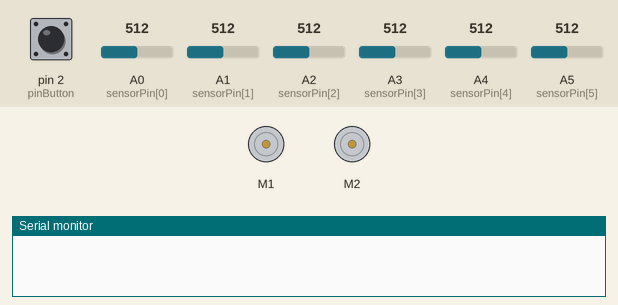
A sketch run on a simulated Arduino Uno, built with avr-gcc and run on an emulated ATmega328P. Parts: 2 × DC motor (green arrow = forward, orange = backward, longer = faster), the last lines printed to the serial monitor. Inputs (shaded band) come from the test bench; at power-on: pin 2 (pinButton) HIGH, A0 (sensorPin[0]) = 512, A4 (sensorPin[4]) = 512, A1 (sensorPin[1]) = 512, A2 (sensorPin[2]) = 512, A3 (sensorPin[3]) = 512, A5 (sensorPin[5]) = 512.

Above: at 1.2 s.
1.3 s: pin 2 (pinButton) pulled LOW for 0.15 s
At 2.3 s:
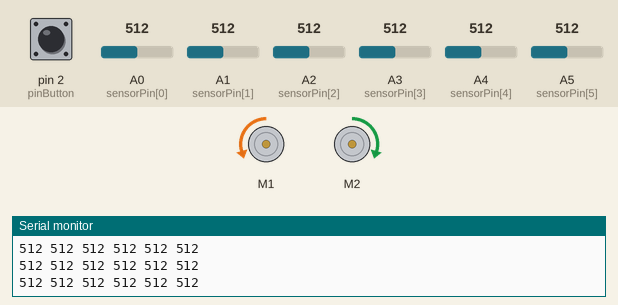
2.9 s: A0 (sensorPin[0]) set to 834
5.9 s: A0 (sensorPin[0]) set to 863
At 6.2 s:
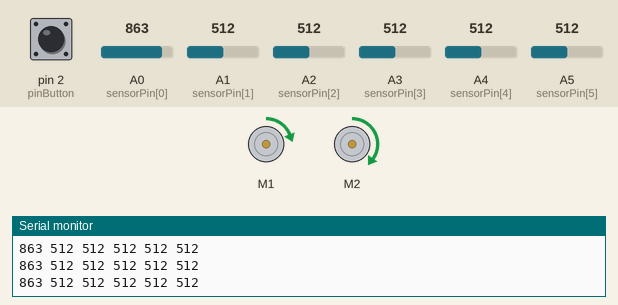
7.4 s: A4 (sensorPin[4]) set to 839
10.4 s: A4 (sensorPin[4]) set to 866
At 11.6 s:
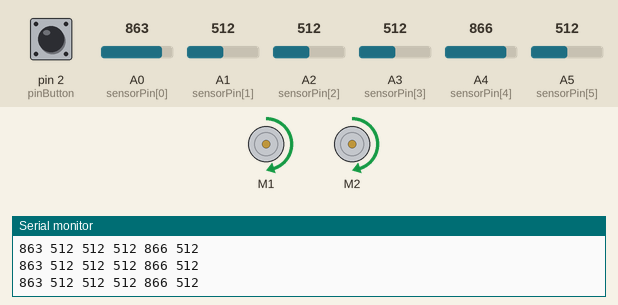
11.9 s: A0 (sensorPin[0]) set to 30
At 12.3 s:
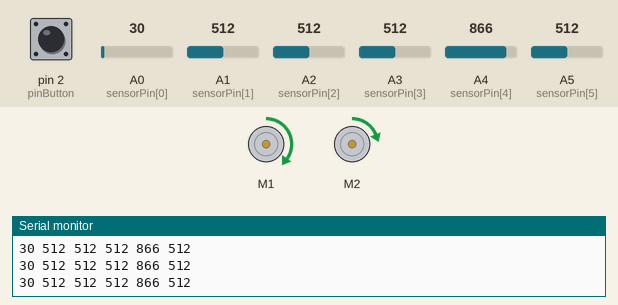
Timing chart, 0 to 14.4 s (numbered marks = the images above; inputs shaded):
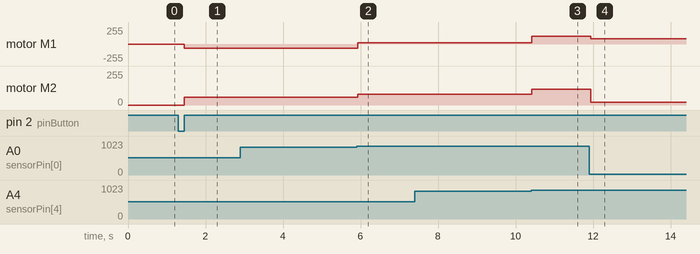

The sketch:

line_follower.ino
```cpp
#include <AFMotor.h>

AF_DCMotor motor1(1);
AF_DCMotor motor2(2);

int sensorPin[6] = {A0,A1,A2,A3,A4,A5};
int sensorVal[6];
boolean hairpin=0;
boolean BTN = 0;
int lastSensorSum = 0;
boolean lastDir = 0;
const int pinButton = 2;
int buttonState = 1;
int sensorCurrButton=1;
int sensorLastButton=1;
struct{
       int fast,slow;
       }speedValues[4];
void setup()
{
  motor1.setSpeed(200);
  motor1.run(RELEASE);
  motor2.setSpeed(200);
  motor2.run(RELEASE);
  pinMode(pinButton,INPUT_PULLUP);
  Serial.begin(9600);
}

void StartFollowingLine()
{
  double currSensorSum=0;
 bool ok=false;
 int ct=0;
 for(int i=0;i<6;i++)
     {sensorVal[i]=analogRead(sensorPin[i]);
      if(sensorVal[i]>850){ct++;currSensorSum+=i-2.5;}
      Serial.print(sensorVal[i]);
      Serial.print(" ");
     }
     Serial.println(" ");
 currSensorSum/=ct;
  if(ct>0&&currSensorSum<=-1){
 setMotor1(20);
 setMotor2(80);
 lastDir=0;
     }
 else if(ct>0&&currSensorSum>=1){
 setMotor1(80);
 setMotor2(20);
 lastDir=1;
     }
 else if(ct>0){
 setMotor1(120);
 setMotor2(120);
     }
 else {
  if(lastDir==0)
   {setReverseMotor1(60);
    setMotor2(60);
   }
  if(lastDir==1)
    {setMotor1(60);
     setReverseMotor2(60);
    }
 }
 lastSensorSum=currSensorSum;
}

void setMotor1(int motorSpeed)
{motor1.run(FORWARD);
 motor1.setSpeed(motorSpeed);
}
void setMotor2(int motorSpeed)
{motor2.run(FORWARD);
 motor2.setSpeed(motorSpeed);
}
void setReverseMotor1(int motorSpeed)
{motor1.run(BACKWARD);
 motor1.setSpeed(motorSpeed);
}
void setReverseMotor2(int motorSpeed)
{motor2.run(BACKWARD);
 motor2.setSpeed(motorSpeed);
}

bool pressButton() {
    sensorCurrButton = digitalRead(pinButton);
    //Serial.println(sensorCurrButton);
    if (sensorCurrButton == 1 && sensorLastButton == 0) {
        sensorLastButton = 1;
        return true;
    }
    sensorLastButton = sensorCurrButton;
    return false;
}
void iddleState()
{

}
void loop()
{
  if(pressButton()==true)BTN=!BTN;
  if(BTN==true)StartFollowingLine();
  else {setMotor1(0);
        setMotor2(0);
       }
}
```

Measured:
- the behaviour switches between 850 and 851 on A0 (sensorPin[0]) (found by bisection; images 1 and 2)
- the behaviour switches between 850 and 851 on A4 (sensorPin[4]) (found by bisection; images 2 and 3)
- after the input at 1.3 s, motor M1: stopped → backward 60/255 after 0.15 s; motor M2: stopped → forward 60/255 after 0.15 s
- after the input at 5.9 s, motor M1: backward 60/255 → forward 20/255 at once; motor M2: forward 60/255 → forward 80/255 at once
- after the input at 10.4 s, motor M1: forward 20/255 → forward 120/255 at once; motor M2: forward 80/255 → forward 120/255 at once
- after the input at 11.9 s, motor M1: forward 120/255 → forward 80/255 at once; motor M2: forward 120/255 → forward 20/255 at once
